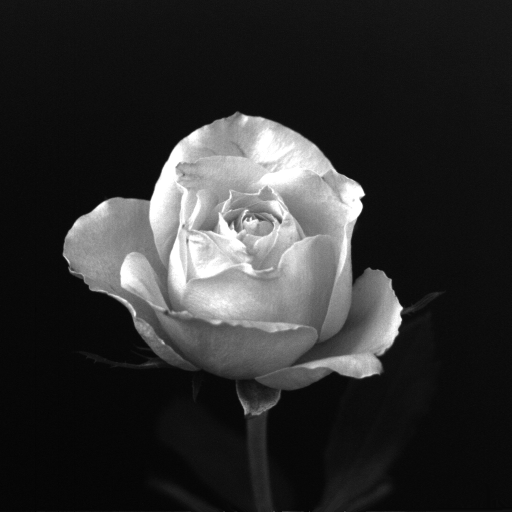
%> input picture P1/Fig0219(rose1024).tif, 1024 x 1024 px (shown at 1/2 size)
$ octave p3.m   (GNU Octave 9; MATLAB toolbox functions it lacks are replaced by stand-ins)
%> lines starting %> are read from the running program, lines starting %| are printed output that depends on the picture
rose = imread('Fig0219(rose1024).tif');
%> rose is the input picture: size 1024x1024 uint8; min 0, max 255, mean 46.8
angiography = imread('Fig0228(b)(angiography_live_ image).tif');
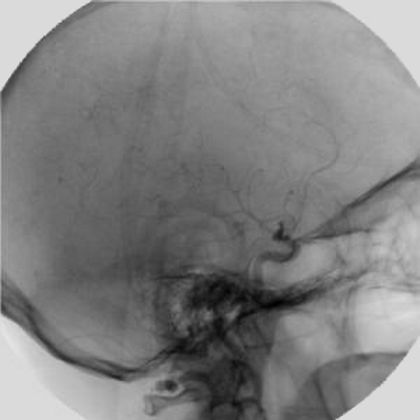
%> input picture P1/Fig0228(b)(angiography_live_ image).tif, 420 x 420 px
%> angiography is the input picture: size 420x420 uint8; min 0, max 229, mean 129.3
imageHist(rose, 'n')
%> in imageHist, `[counts,bins] = imhist(f);`: counts = 256 values, max 96990 at index 15, min 0 at index 19, mean 4096; bins = 256 values from 0 to 255
%> in imageHist, `normalizedc = counts/(m*n);`: normalizedc = 256 values, max 0.0925 at index 15, min 0 at index 19, mean 0.00391
%> in imageHist, `bar(bins, normalizedc)`:
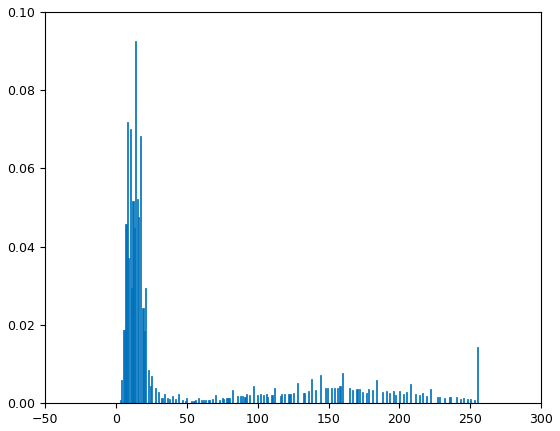
%> figure redrawn from the program's plot data; tallest bar 0.0925 high, from x = 13.6 to 14.4
%> in imageHist, `h = [normalizedc, bins];`: h = 256 rows, first 12: [1.24e-05 0; 2.86e-06 1; 4.67e-05 2; 0.00085 3; 0.0059 4; 0.0187 5; 0.0186 6; 0.0459 7; 0.0719 8; 0.0371 9; 0.0702 10; 0.0295 11]
%> ans has the same summary as h in imageHist
meanVariance(rose)
%> in meanVariance, `counts = h(1:256);`: counts has the same summary as normalizedc in imageHist
%> in meanVariance, `mult = bins.*counts;`: mult = 256 values, max 3.69 at index 256, min 0 at index 1, mean 0.183
%> in meanVariance, `mean = sum(mult)`: mean = 46.79
%> in meanVariance, `variance = sum((bins-mean).^2.*counts)`: variance = 4369.8
%> ans = 46.79
imageHist(angiography, 'n')
%> call 3 of imageHist, with op = 'n'
%> in imageHist (call 3), `[counts,bins] = imhist(f);`: counts = 256 values, max 11519 at index 219, min 0 at index 231, mean 689.1
%> in imageHist (call 3), `normalizedc = counts/(m*n);`: normalizedc = 256 values, max 0.0653 at index 219, min 0 at index 231, mean 0.00391
%> in imageHist (call 3), `bar(bins, normalizedc)`:
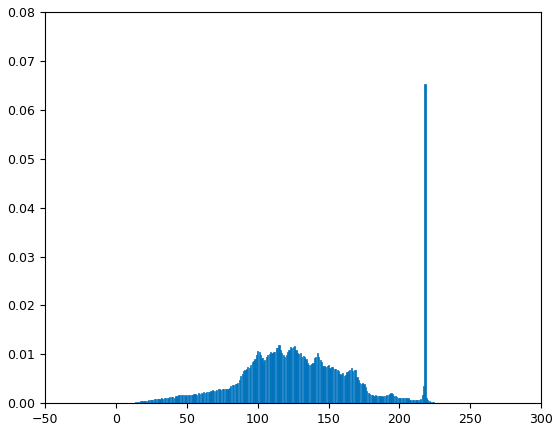
%> figure redrawn from the program's plot data; tallest bar 0.0653 high, from x = 217.6 to 218.4
%> in imageHist (call 3), `h = [normalizedc, bins];`: h = 256 rows, first 12: [3.4e-05 0; 1.7e-05 1; 2.83e-05 2; 5.67e-05 3; 4.54e-05 4; 4.54e-05 5; 5.1e-05 6; 3.97e-05 7; 5.67e-05 8; 7.94e-05 9; 7.37e-05 10; 0.00013 11]
%> ans has the same summary as h in imageHist
meanVariance(angiography)
%> ans = 129.3
histEqual(rose)
histEqual(angiography)
function h = imageHist(f, op)
    switch op
        case 'u'
            imhist(f);
            h = imhist(f);
        otherwise
            [counts,bins] = imhist(f);
            [m, n] = size(f);
            normalizedc = counts/(m*n);
            bar(bins, normalizedc)
            h = [normalizedc, bins];
    end
end

function [mean, variance] = meanVariance(f)
    h = imageHist(f, 'n');
    counts = h(1:256);
    bins = h(257:512);
    mult = bins.*counts;
    mean = sum(mult)
    variance = sum((bins-mean).^2.*counts)
end

function g = histEqual(f)
    eqhist = zeros(1, 256);
    h = imageHist(f, 'n');
%> in imageHist (call 5), `h = [normalizedc, bins];`: h = 256 rows, first 12: [1.24e-05 0; 2.86e-06 1; 4.67e-05 2; 0.00085 3; 0.0059 4; 0.0187 5; 0.0186 6; 0.0459 7; 0.0719 8; 0.0371 9; 0.0702 10; 0.0295 11]
    counts = h(1:256);
%> counts = 256 values, max 0.0925 at index 15, min 0 at index 19, mean 0.00391
    bins = h(257:512);
    currentSum = 0;
    for i = 1 : 256
        currentSum = currentSum + counts(i);
        eqhist(i) = floor(255*currentSum);
    end
%> this loop made 256 passes
%> currentSum on passes 1 to 3: 1.24e-05, 1.53e-05, 6.2e-05
%> after the loop, currentSum = 1; eqhist = 256 values from 0 to 255
    bar(bins, eqhist)
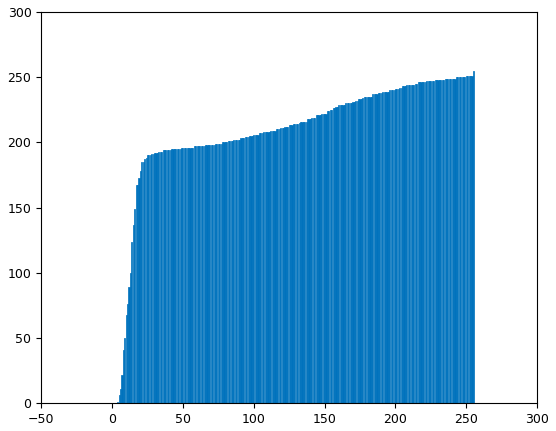
%> figure redrawn from the program's plot data; tallest bar 255 high, from x = 254.6 to 255.4
    [m, n] = size(f);
%> m = 1024; n = 1024
    g = zeros(m, n);
    for i = 1 : m
       for j = 1 : n
          imageindex = f(i, j) + 1;
          g(i, j) = eqhist(imageindex);
       end
    end
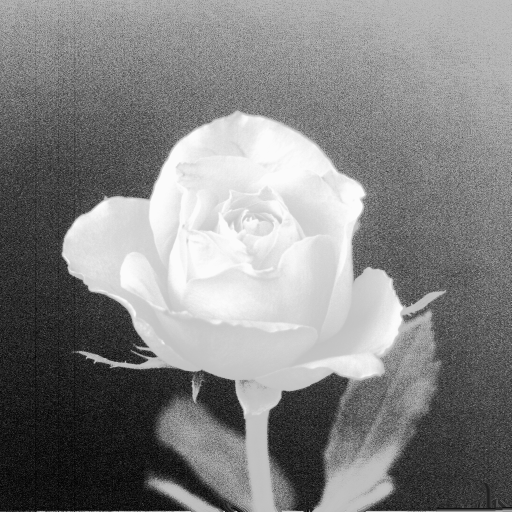
%> g: size 1024x1024 double (shown at 1/2 size); min 0, max 251, mean 132.2
    imshow(g, 'DisplayRange', [0, 255]);
%> in imageHist (call 6), `h = [normalizedc, bins];`: h = 256 rows, first 12: [3.4e-05 0; 1.7e-05 1; 2.83e-05 2; 5.67e-05 3; 4.54e-05 4; 4.54e-05 5; 5.1e-05 6; 3.97e-05 7; 5.67e-05 8; 7.94e-05 9; 7.37e-05 10; 0.00013 11]
%> in histEqual (call 2), `counts = h(1:256);`: counts has the same summary as normalizedc in imageHist
%> the loop in histEqual (call 2), `for i = 1 : 256` made 256 passes
%> currentSum on passes 1 to 3: 3.4e-05, 5.1e-05, 7.94e-05
%> after the loop in histEqual (call 2), `for i = 1 : 256`: currentSum = 1; eqhist = 256 values from 0 to 254
%> in histEqual (call 2), `bar(bins, eqhist)`:
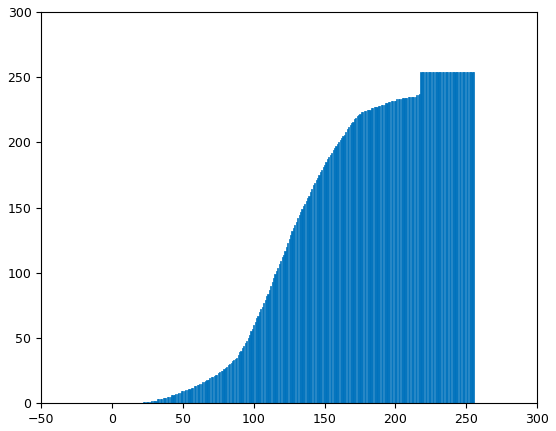
%> figure redrawn from the program's plot data; tallest bar 254 high, from x = 217.6 to 218.4
%> after the loop in histEqual (call 2), `for i = 1 : m`:
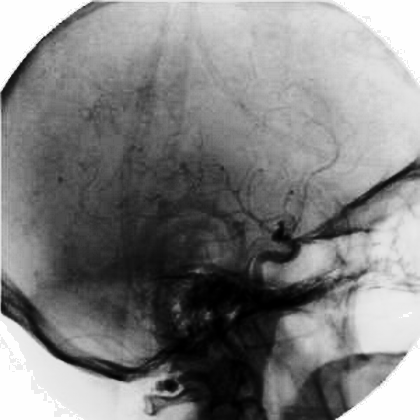
%> g: size 420x420 double; min 0, max 254, mean 128.5
end
